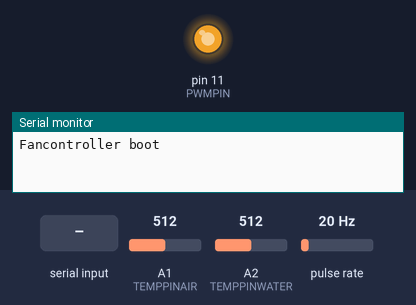
Simulated run of this sketch. Board: Arduino Nano, built with avr-gcc and run on an emulated ATmega328P. On the bench: output pins drawn as LEDs (lit = HIGH), the last lines printed to the serial monitor. Wiring (inferred from the names in the program): pulse sensor: data pin 2. Inputs (shaded band) come from the test bench; at power-on: A1 (TEMPPINAIR) = 512, A2 (TEMPPINWATER) = 512, pulse rate 20 Hz.

Above: at 5.7 s.
5.8 s: "90,45\n" received over Serial
At 6.3 s:
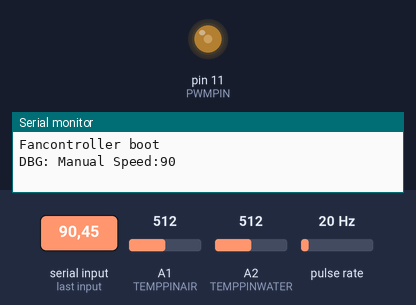
7.3 s: "0\n" received over Serial
At 11.8 s:
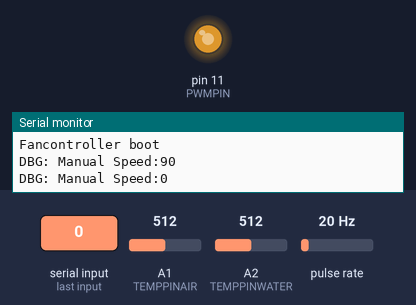
12.8 s: "90\n" received over Serial
Timing chart, 0 to 15.8 s (numbered marks = the images above; inputs shaded):
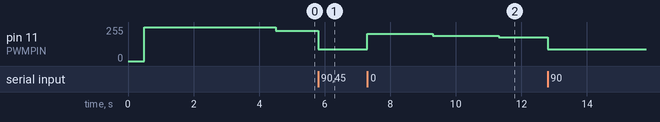

The sketch:

Arduino_nano_aquacool_tower_fan_controller.ino
```cpp
/*
    REMEMBER: Set nano atmega328 old bootloader before flash <--------------

    Temperature driven fan controller, 3 wire.
    Using unknown thermistors from tower (10k), Vdivider with 10K resistor. Air only reporting, water for fan control.
    Fans run by PWM feeding a basic NPN transistor. MCU PWM frequency increased to avoid audible noise.
    Fan tacho read via interrupt, used for logging and stall detection. Since fans are in parallell and fead via PWM output are a bit rough but good enough.

    Serial output example:
    Ta: 20.08 Tw: 21.64 PWMc: 120 PWMa: 150 Fs: 1 RPM: 198
    Ta= Temp air
    Tw = Temp water
    PWMc=current calculated "want" PWM based on temp reading.
    PWMa=averaged from earlier read for hysterisis. Are used to drive PWM signal.
    Fr: internal fanRunningState flag to handle "kick" for startup. 1=fan on. LED_BIULTIN also used led on=fan on.
    RPM: Pulses from hallsensors (interrupt driven)

    Serial input allows sets manual PWM (1-255). Overrides automatics, set 0 to back to automatic.

    Millis logicsteps autodriver runs every 2 sec. Millis Serial reports stats via serial every 10 sec,

    TODO: Consider only RPM check not zero since seems consistent for extra kick. Remove out fanRunningState completely?
*/
#include <math.h>

#define MAXTEMP 29.0 //Fan on full speed.
#define MINTEMP  24.0 //FAN off.
#define MINSPEED 120 //Minimum fan speed, Referenced PWM range 0-255. Needs kick...
#define MINRPM 120 //Minimum fan speed RPM read before doing a kick.
#define KICKSPEED 255 //Minimum fan startup value. 220 too low/failed once, just start at full blast to be sure...
#define TEMPPINAIR A1
#define TEMPPINWATER A2
#define TACHOPIN 2 //fan hallsensor interrupt (yellow wire on fan)
#define PWMPIN 11 //fan speed

double airTemp = 22; //sensible start value
double waterTemp = 25;
unsigned long rpm = 0;
boolean fanRunningState = 1; //TODO: consider removing
int pwmstate = 255;
unsigned int pwmstateavg = 255;
unsigned long logicMillis = millis();
unsigned long reportMillis = 0; //reporting done separate interval

String inputString = "";         // a String to hold incoming data
boolean stringComplete = false;  // whether the string is complete
int manualSpeed = 0;  //value for set manual speed. If not 0 skips millis code.

void setup() {
    pinMode(TACHOPIN, INPUT);//_PULLUP);
    attachInterrupt(digitalPinToInterrupt(TACHOPIN), fanInterrupt, CHANGE);
    pinMode(PWMPIN, OUTPUT);
    TCCR2B = TCCR2B & B11111000 | B00000001; // for PWM frequency of 31372.55 Hz - sets pin 3&11
    pinMode(TEMPPINAIR, INPUT);
    pinMode(TEMPPINWATER, INPUT);

    Serial.begin(115200);
    delay(500);
    Serial.println("Fancontroller boot");

    //run fan on max to indicate not braindead on boot
    analogWrite(PWMPIN, 255);
    digitalWrite(LED_BUILTIN, HIGH);
    delay(4000);

    inputString.reserve(3); //reserve for 3 character serial input (number=fan speed, 0-255)
    //Serial.println("Entering loop");
} //END setup()

void loop() {
    //serial input handler, If run overrides millis autimatics below
    if (stringComplete) {
        manualSpeed = inputString.toInt();
        Serial.print("DBG: Manual Speed:");
        Serial.println(manualSpeed);
        analogWrite(PWMPIN, manualSpeed);
        inputString = ""; // clear the string:
        stringComplete = false;
    }

    //millis checks below
    unsigned long currentMillis = millis();
    if (currentMillis - logicMillis > 2000 and manualSpeed == 0) { //only do if not received manual speed
        logicMillis = millis();
        airTemp = calculateTemp(analogRead(TEMPPINAIR));
        waterTemp = calculateTemp(analogRead(TEMPPINWATER));

        if (waterTemp < 0) waterTemp=0; //HACK! if negative values highly likely termistor broken. Set to 0 to avoid bad graphs at receiver.

        //---------calculate PWM want section-------------
        if (waterTemp >= MAXTEMP or waterTemp <= 0) { //full blast if over temp or termistor is bad (0 or lower)
            pwmstate = 255;    //past max temp, full power
            pwmstateavg = 255;
        } else if (waterTemp > MINTEMP) {
            if (fanRunningState == 0 or rpm < MINRPM) { //kick pwmstateavg high to get fan running. TODO: Consider phasing out runningstate since rpm consistent
                /*Serial.print("DBG: Kick, fr: ");
                Serial.print(fanRunningState);
                Serial.print(", rpm: ");
                Serial.println(rpm);*/
                fanRunningState = 1;
                digitalWrite(LED_BUILTIN, HIGH);
                pwmstateavg = KICKSPEED;
                pwmstate = KICKSPEED;
                analogWrite(PWMPIN, KICKSPEED); //probably pointless since set again below.
            } else {
              //map temp to PWM, using temp*100 to handle decimals since map function below does integer math
              pwmstate = map(waterTemp*100, MINTEMP*100, MAXTEMP*100, MINSPEED, 255); //dynamically adjust PWM based on temp range.
            }
            pwmstateavg = (pwmstateavg*3 + pwmstate) / 4; //averaging. var 3/4
        } else if (waterTemp < MINTEMP) {//fan off
          pwmstate = 0;
          pwmstateavg = 0;
          /*Serial.print("DBG: Fan Off, Fr: ");
          Serial.print(fanRunningState);
          Serial.print(", rpm: ");
          Serial.println(rpm);*/
        }

        //---------set PWM want section, pwmstateavg is want-------------
        if (pwmstateavg > MINSPEED) {
            analogWrite(PWMPIN, pwmstateavg);
        } else {
            analogWrite(PWMPIN, 0);
            digitalWrite(LED_BUILTIN, LOW);
            fanRunningState = 0;
        }
    } //END logicMillis

    if (currentMillis - reportMillis > 30000 and manualSpeed == 0) { //only do if not received manual speed
        reportMillis = millis();
        Serial.print("Ta: ");
        Serial.print(airTemp);
        Serial.print(" Tw: ");
        Serial.print(waterTemp);
        Serial.print(" Pc: ");
        Serial.print(pwmstate);
        Serial.print(" Pa: ");
        Serial.print(pwmstateavg);
        Serial.print(" Fr: ");
        Serial.print(fanRunningState);
        Serial.print(" RPM: ");
        Serial.println(rpm);
        rpm = 0; //reset rpm counter
    } //END reportMillis
} //END loop()

void fanInterrupt() { //pin2 interrupt handler
    rpm++;
}

void serialEvent() { //Serial input handler.
  while (Serial.available()) {
    // get the new byte:
    char inChar = (char)Serial.read();
    // add it to the inputString:
    inputString += inChar;
    // if the incoming character is a newline, set a flag so the main loop can
    // do something about it:
    if (inChar == '\n') {
      stringComplete = true;
    }
  }
}

double calculateTemp(int RawADC) {
    double Temp;
    Temp = log(10000.0 * ((1024.0 / RawADC - 1)));
    //         =log(10000.0/(1024.0/RawADC-1)) // for pull-up configuration
    Temp = 1 / (0.001129148 + (0.000234125 + (0.0000000876741 * Temp * Temp )) * Temp );
    Temp = Temp - 273.15;            // Convert Kelvin to Celcius
    return Temp;
}
```

Measured:
- after the input at 5.8 s, pin 11 (PWMPIN): 227/255 → 90/255 at once
- after the input at 7.3 s, pin 11 (PWMPIN): 90/255 → 206/255 at once, → 191/255 2.0 s later, → 179/255 2.0 s later
